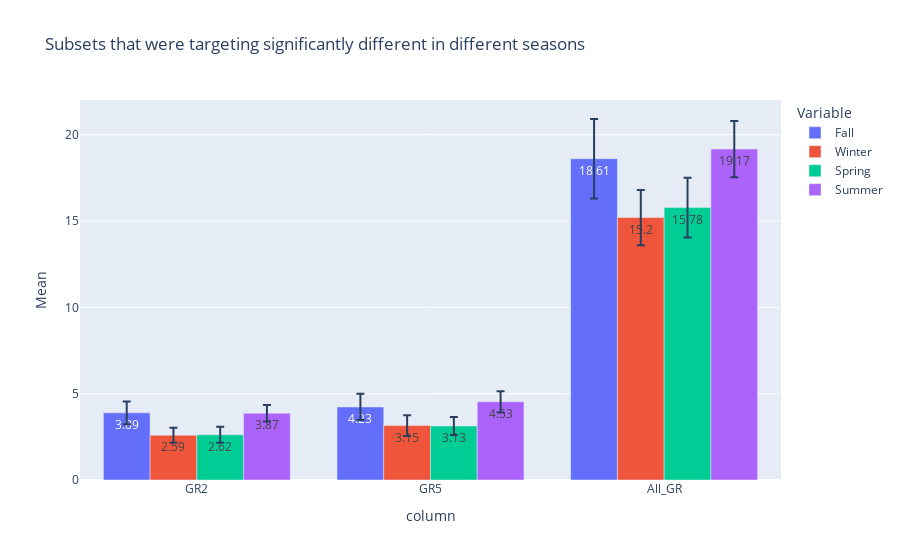

Notebook code cell kept with this figure:
### Code cell
test = pd.DataFrame()
sig = ["GR2","GR5","All_GR"]
column_names = ["season", "season2"]

for column in sig:
    compare = pd.DataFrame(columns = column_names)
    fall = st.t.interval(alpha=0.95, df=len(targets_fall[column])-1, loc=np.mean(targets_fall[column]), scale=st.sem(targets_fall[column],nan_policy='omit'))
    winter = st.t.interval(alpha=0.95, df=len(targets_winter[column])-1, loc=np.mean(targets_winter[column]), scale=st.sem(targets_winter[column],nan_policy='omit'))
    spring = st.t.interval(alpha=0.95, df=len(targets_spring[column])-1, loc=np.mean(targets_spring[column]), scale=st.sem(targets_spring[column],nan_policy='omit'))
    summer = st.t.interval(alpha=0.95, df=len(targets_summer[column])-1, loc=np.mean(targets_summer[column]), scale=st.sem(targets_summer[column],nan_policy='omit'))   
    for season in [fall, winter, spring, summer]:
        
        for season2 in [fall,winter, spring, summer]:
            if overlap(season[0],season[1],season2[0],season2[1])==False:
                if len(compare[((compare["season"]==namestr(season,globals())[0])&(compare["season2"]==namestr(season2,globals())[0]))|((compare["season"]==namestr(season2,globals())[0])&(compare["season2"]==namestr(season,globals())[0]))])==0:
                    new_row = pd.DataFrame({'season':namestr(season,globals())[0], 'season2':namestr(season2,globals())[0]}, index =[0]) 
                    compare = pd.concat([new_row, compare]).reset_index(drop = True) 
                    print(namestr(season,globals())[0],"and",namestr(season2,globals())[0], "are significantly different for",column)
                    #print(season, "and", season2, "are significantly different for",column)
                
    fall_mean = targets_fall[column].mean()
    winter_mean = targets_winter[column].mean()
    spring_mean = targets_spring[column].mean()
    summer_mean = targets_summer[column].mean()

    fall_error = (fall[1] - fall[0])/2
    winter_error = (winter[1] - winter[0])/2
    spring_error = (spring[1] - spring[0])/2
    summer_error = (summer[1] - summer[0])/2

    pd.Series()
    data = {'Variable':['Fall','Winter','Spring','Summer'], 'Mean':[fall_mean,winter_mean,spring_mean,summer_mean],'error':[fall_error,winter_error,spring_error,summer_error],'column':[column,column,column,column]} 
    data = pd.DataFrame(data)
    test = pd.concat([test, data])

test["Mean"] = round(test.Mean,2)
test["error"] = round(test.error,3)

px.bar(test, x = "column", y = "Mean", color = "Variable", error_y = "error", hover_data = ["error"],barmode = "group",text = "Mean" ,title = "Subsets that were targeting significantly different in different seasons")

### Figure 1 — Plotly figure (JSON) as saved in the notebook; plotly's stock layout.template omitted (floating-point values rounded to 4 significant figures)
{"data": [{"alignmentgroup": "True", "customdata": [[0.657], [0.76], [2.3]], "error_y": {"array": [0.657, 0.76, 2.3]}, "hovertemplate": "Variable=Fall<br>column=%{x}<br>Mean=%{text}<br>error=%{customdata[0]}<extra></extra>", "legendgroup": "Fall", "marker": {"color": "#636efa"}, "name": "Fall", "offsetgroup": "Fall", "orientation": "v", "showlegend": true, "text": [3.89, 4.23, 18.61], "textposition": "auto", "type": "bar", "x": ["GR2", "GR5", "All_GR"], "xaxis": "x", "y": [3.89, 4.23, 18.61], "yaxis": "y"}, {"alignmentgroup": "True", "customdata": [[0.439], [0.603], [1.599]], "error_y": {"array": [0.439, 0.603, 1.599]}, "hovertemplate": "Variable=Winter<br>column=%{x}<br>Mean=%{text}<br>error=%{customdata[0]}<extra></extra>", "legendgroup": "Winter", "marker": {"color": "#EF553B"}, "name": "Winter", "offsetgroup": "Winter", "orientation": "v", "showlegend": true, "text": [2.59, 3.15, 15.2], "textposition": "auto", "type": "bar", "x": ["GR2", "GR5", "All_GR"], "xaxis": "x", "y": [2.59, 3.15, 15.2], "yaxis": "y"}, {"alignmentgroup": "True", "customdata": [[0.468], [0.52], [1.732]], "error_y": {"array": [0.468, 0.52, 1.732]}, "hovertemplate": "Variable=Spring<br>column=%{x}<br>Mean=%{text}<br>error=%{customdata[0]}<extra></extra>", "legendgroup": "Spring", "marker": {"color": "#00cc96"}, "name": "Spring", "offsetgroup": "Spring", "orientation": "v", "showlegend": true, "text": [2.62, 3.13, 15.78], "textposition": "auto", "type": "bar", "x": ["GR2", "GR5", "All_GR"], "xaxis": "x", "y": [2.62, 3.13, 15.78], "yaxis": "y"}, {"alignmentgroup": "True", "customdata": [[0.476], [0.613], [1.631]], "error_y": {"array": [0.476, 0.613, 1.631]}, "hovertemplate": "Variable=Summer<br>column=%{x}<br>Mean=%{text}<br>error=%{customdata[0]}<extra></extra>", "legendgroup": "Summer", "marker": {"color": "#ab63fa"}, "name": "Summer", "offsetgroup": "Summer", "orientation": "v", "showlegend": true, "text": [3.87, 4.53, 19.17], "textposition": "auto", "type": "bar", "x": ["GR2", "GR5", "All_GR"], "xaxis": "x", "y": [3.87, 4.53, 19.17], "yaxis": "y"}], "layout": {"barmode": "group", "legend": {"title": {"text": "Variable"}, "tracegroupgap": 0}, "title": {"text": "Subsets that were targeting significantly different in different seasons"}, "xaxis": {"anchor": "y", "domain": [0, 1], "title": {"text": "column"}}, "yaxis": {"anchor": "x", "domain": [0, 1], "title": {"text": "Mean"}}}}
